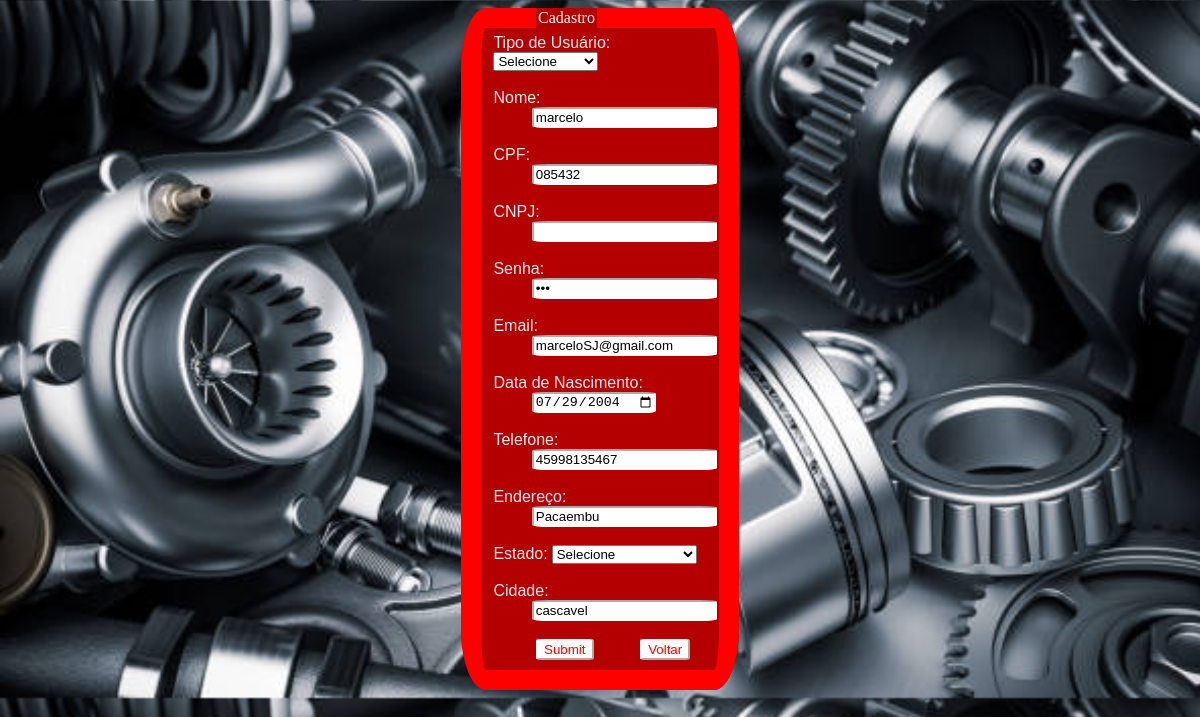
Page /php-server/FormulariosLogin/edit.php?idcliente=3 on the committed database.
### tables this page shows
CREATE TABLE `cliente` (
  `idcliente` int(11) NOT NULL AUTO_INCREMENT,
  `tipo_usuario` enum('cliente','empresa','adm') NOT NULL,
  `nome` varchar(45) NOT NULL,
  `cpf` varchar(11) NOT NULL,
  `senha` varchar(45) NOT NULL,
  `email` varchar(45) NOT NULL,
  `data_nascimento` date NOT NULL,
  `telefone` varchar(45) NOT NULL,
  `endereco` varchar(45) NOT NULL,
  `estado` varchar(2) NOT NULL,
  `cidade` varchar(45) NOT NULL,
  `estado_id` int(11) NOT NULL,
  `cidade_id` int(11) NOT NULL,
  PRIMARY KEY (`idcliente`)
);

### php-server/FormulariosLogin/edit.php (the view, shortened to what this page needs)
<!DOCTYPE html>
<html lang="pt-br">
<head>
</head>
<body>
<?php
if (!empty($_GET['idcliente'])) {
    include_once('config.php');
$id = $_GET['idcliente'];
$sqlSelect = "SELECT * FROM cliente WHERE idcliente = $id";
$result = $conexao->query($sqlSelect);
if($result->num_rows > 0){
    while ($user_data = mysqli_fetch_assoc($result)) {
        $tipo_usuario = $user_data['tipo_usuario'];
        $nome = $user_data['nome'];
        $cpf = $user_data['cpf'];
        $cnpj = $user_data['cnpj'];
        $senha = $user_data['senha'];
        $email = $user_data['email'];
        $data_nascimento = $user_data['data_nascimento'];
        $telefone = $user_data['telefone'];
        $endereco = $user_data['endereco'];
        $estado = $user_data['estado'];
        $cidade = $user_data['cidade'];
    }
} else {
    header('Location: ../Paginas/Registros.php');
}
}
    ?>
    <div class="box">
        <form method="POST" action="Formulario.php">
            <fieldset>
                <legend>
                    Cadastro
                </legend>
            <div>
        <label for="tipo_usuario">Tipo de Usuário:</label>
        <select id="tipo_usuario" required name="tipo_usuario" value="<?php echo $tipo_usuario ?>">
            <option value="">Selecione</option>
        </select>
        <br><br>
        <label for="nome">Nome:</label>
        <input type="text" id="nome" name="nome" value="<?php echo $nome ?>">
        <br><br>
        <label for="cpf">CPF:</label>
        <input maxlength="11" type="text" id="cpf" name="cpf" value="<?php echo $cpf ?>">
        <br><br>
        <label for="cnpj">CNPJ:</label>
        <input maxlength="14" type="text" name="cnpj" id="cnpj" value="<?php echo $cnpj ?>">
        <br><br>
        <label for="senha">Senha:</label>
        <input type="password" id="senha" name="senha" value="<?php echo $senha ?>">
        <br><br>
        <label for="email">Email:</label>
        <input type="email" id="email" name="email" value="<?php echo $email ?>">
        <br><br>
        <label for="data_nascimento">Data de Nascimento:</label>
        <input type="date" id="data_nascimento" name="data_nascimento" value="<?php echo $data_nascimento ?>">
        <br><br>
        <label for="telefone">Telefone:</label>
        <input type="tel" id="telefone" name="telefone" value="<?php echo $telefone ?>">
        <br><br>
        <label for="endereco">Endereço:</label>
        <input type="text" id="endereco" name="endereco" value="<?php echo $endereco ?>">
        <br><br>
        <label for="estado">Estado:</label>
        <select name="estado" id="estado" value="<?php echo $estado ?>">
            <option value="">Selecione </option>
        </select>
        <br><br>
        <label for="cidade">Cidade:</label>
        <input type="text" id="cidade" name="cidade" value="<?php echo $cidade ?>">
        <br><br>
            </div>
            <div id="btn">
            <input id="button" name="submit" type="submit">
            <a href="../Paginas/Registros.php"><input id="button" type="button" value="Voltar"></a>
            </div>
        </fieldset>
        </form>
    </div>
</body>
</html>

### php-server/FormulariosLogin/edit.php (style rules this page uses)
a { text-decoration: none; color: rgb(255, 255, 255); }
body { background-color:#818181; background-image: url("../../imgs/fundo1.png"); background-size: cover; }
fieldset { background-color: #B40000; border: solid #FF0000; border-radius: 9%; border-width: 20px; width: 18%; align-items: center; margin-left: 40%; margin: auto; }
input { background-color: #FFFFFF; border-radius: 9%; border-color: #FFFFFF; margin-left: 18% }
label { color: #f0f0f0; text-decoration: bold; margin-top: 0%; border-radius: 30%; font-family: 'Lucida Sans', 'Lucida Sans Regular', 'Lucida Grande', 'Lucida Sans Unicode', Geneva, Verdana, sans-serif; }
#button { color: #ff0000; border-radius: 9%; margin-left: 20% }
legend { margin-top: 10%; color: #ffffff; border-radius: 30%; margin-left: 20% }

### rows in the picture
cliente: nome "marcelo", cpf "085432", email "marceloSJ@gmail.com", data_nascimento "07/29/2004", telefone "45998135467", endereco "Pacaembu", cidade "cascavel"
